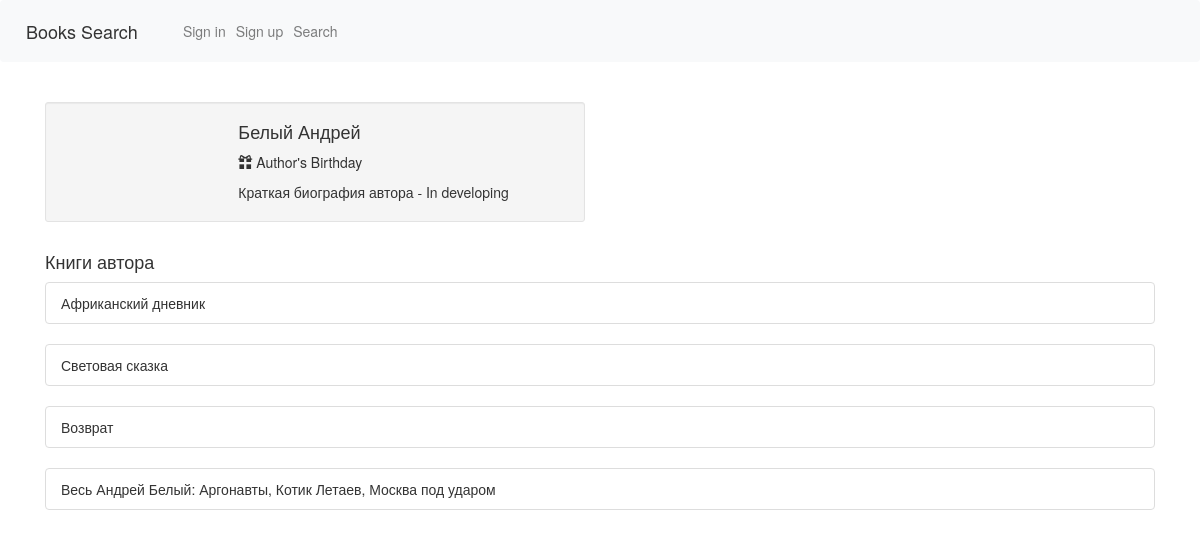
/profile/69, run on the app's committed database.
### webapp/model.py (models this page shows)
class Authors(db.Model, UserMixin):
    id = db.Column(db.Integer, primary_key=True)
    name = db.Column(db.String(120))
    author_bio = db.Column(db.String(120))

class Books(db.Model, UserMixin):
    id = db.Column(db.Integer, primary_key=True)
    book_name = db.Column(db.String(120))
    publication_date = db.Column(db.String(120), nullable=True)
    isbn = db.Column(db.String(120), nullable=True)
    book_image = db.Column(db.String(120), nullable=True)
    book_annotation = db.Column(db.String(1200), nullable=True)
    book_genre = db.Column(db.String(120), nullable=True)
    book_publisher = db.Column(db.String(120), nullable=True)
    book_coauthor = db.Column(db.String(120), nullable=True)
    book_quantity = db.Column(db.Integer, nullable=True)
    author_id = db.Column(db.Integer, db.ForeignKey('authors.id'))

### webapp/__init__.py (the view)
    @app.route('/profile/<id>')
    def profile(id):
        title = "Об авторе"
        all_books_of_author = Books.query.filter_by(author_id=id).all()
        for person in all_books_of_author:
            authors = Authors.query.filter_by(id=person.author_id)[0]
            return render_template(
                'profile.html',
                page_title=title,
                person=authors,
                author_books=all_books_of_author
            )

### webapp/templates/profile.html (shortened to what this page needs)
{% extends "base.html" %}
{% block content %}
    <br>
<link href="//netdna.bootstrapcdn.com/bootstrap/3.0.0/css/bootstrap.min.css" rel="stylesheet" id="bootstrap-css">
<div class="container">
    <div class="row">
        <div class="col-xs-12 col-sm-6 col-md-6">
            <div class="well well-sm">
                <div class="row">
                    <div class="col-sm-6 col-md-4">
                    </div>
                    <div class="col-sm-6 col-md-8">
                        <h4>
                            {{ person.name }}</h4>
                        <p>
                            <i class="glyphicon glyphicon-gift"></i>    Author's Birthday</p>
                            <div class="btn-group">
                                <p> {{ person.author_bio }}</p>
                            </div>
                        </div>
                    </div>
                </div>
            </div>
        <br>
    </div>
    <h4>Книги автора</h4>
            {% for book in author_books %}
        <ul class="list-group ">
  <li class="list-group-item"> {{ book.book_name }}</li>
</ul>
    {% endfor %}
        </div>
{% endblock %}

### data on the page
Authors: name "Белый Андрей", author_bio "Краткая биография автора - In developing"
Books: book_name "Африканский дневник"
Books: book_name "Световая сказка"
Books: book_name "Возврат"
Books: book_name "Весь Андрей Белый: Аргонавты, Котик Летаев, Москва под ударом"
